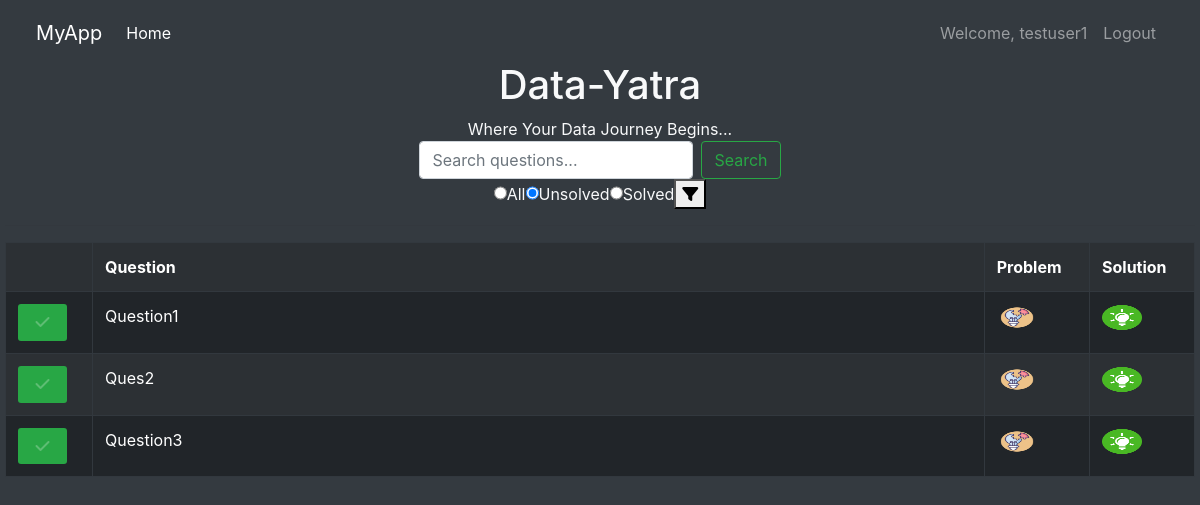
The page / (signed in) on the database as committed earlier.
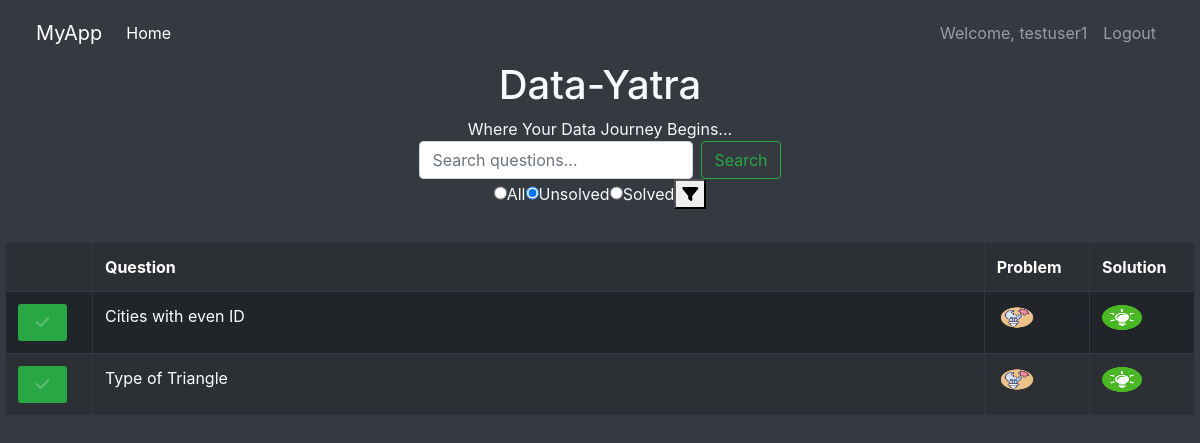
The same page on the database as committed later.
### questionbank/models.py (models this page shows)
class Question(models.Model):
    DIFFICULTY_CHOICES = [
        ('Easy', 'Easy'),
        ('Medium', 'Medium'),
        ('Hard', 'Hard')
    ]
    title = models.CharField(max_length=300, unique=True)
    difficulty = models.CharField(max_length=10, choices=DIFFICULTY_CHOICES)
    category = models.CharField(max_length=100)
    doc_link = models.CharField(max_length=1000)
    sol_link = models.CharField(max_length=1000)
    created_at = models.DateTimeField(auto_now_add=True)
    def __str__(self):
        return self.title

### questionbank/views.py (the view, shortened to what this page needs)
# urls.py: path('', views.index, name = "index"),
def index(request):
    if not request.user.is_authenticated:
        return redirect('login')
    uid = request.user.id
    print("USER:",uid)
    filter_type = request.GET.get('filter', 'unsolved') #default unsolved
    search_query = request.GET.get('search', '').strip()  # Default to empty string
    toggle = request.GET.get('toggle', '').strip()
    print(toggle)
    if filter_type == 'unsolved':
        questions = Question.objects.exclude(
            usersolvedquestion__user = uid
        )
    elif filter_type == 'solved':
        questions = Question.objects.filter(
            usersolvedquestion__user = uid
        )
    else:
        questions = Question.objects.all()
    if search_query:
        questions = questions.filter(title__icontains=search_query)
    solved_questions = Question.objects.filter(
            usersolvedquestion__user = uid
        )
    print("QUESTIONS:", questions)
    print("SOLVED QUES:", solved_questions)
    context = {
               'questions':questions,
               'solved_questions':solved_questions,
               'filter_type':filter_type,
               'search_query': search_query
               }
    return render(request, 'questionbank/index.html', context)

### questionbank/templates/questionbank/index.html (shortened to what this page needs)
{% extends "main.html" %}
{% load static %}
{% block content %}
<link rel="stylesheet" type="text/css" href="{% static 'questionbank/style.css' %}">
<link rel="stylesheet" href="https://cdn.jsdelivr.net/npm/bootstrap@4.0.0/dist/css/bootstrap.min.css">
<link rel="stylesheet" href="https://cdnjs.cloudflare.com/ajax/libs/font-awesome/6.7.2/css/all.min.css" />
<body class="bg-dark text-light">
<div class="container">
<div style="text-align: center;">
    <h1 >Data-Yatra</h1>
    <span>Where Your Data Journey Begins...</span>
</div >
<div class="top-form d-flex justify-content-center align-items-center">
    <form method="get" action="" class="form-inline">
        <input type="text" class="form-control mr-sm-2" id="search-box" name="search" placeholder="Search questions..." value="{{ search_query }}">
        <button class="btn btn-outline-success my-2 my-sm-0" type="submit">Search</button>
    </form>
</div>
<div class="top-form d-flex justify-content-center align-items-center">
    <form method="get" action = "" class="form-inline">
        <label>
            <input class="form-check" type="radio" name = "filter" value="all" {% if filter_type == 'all' %}checked{% endif %}>
            All
        </label>
        <label>
            <input class="form-check" type="radio" name = "filter" value="unsolved" {% if filter_type == 'unsolved' %}checked{% endif %}>
            Unsolved
        </label>
        <label>
            <input class="form-check" type="radio" name = "filter" value="solved" {% if filter_type == 'solved' %}checked{% endif %}>
            Solved
        </label>
        <button type = "submit"><i class="fa-solid fa-filter"></i></button>
    </form>
</div>
</div>
<hr>
<table class="table table-dark table-striped table-bordered table-hover">
    <tr>
        <th class="w-5"></th>
        <th class="w-75">Question</th>
        <th class="w-10">Problem</th>
        <th class="w-10">Solution</th>
    </tr>
{% for question in questions %}
    <tr class="question-row">
    <form method="get" action="" class="form-inline">
        {% if question in solved_questions %}
            <td class="w-5"> <button class="mark-as-undone"><i class="fa-solid fa-check"></i></i></button></td>
        {% else %}
            <td class="w-5"> <button class="mark-as-done"><i class="fa-solid fa-check"></i></i></button></td>
        {% endif %}
    </form>
      <td class="w-75">  {{question.title}}</td>
      <td class="w-10">  <a href = "https://{{question.doc_link}}" target="_blank">
        <img src="{% static "questionbank/images/problem_logo.png" %}" alt="hr" class="link-img">
      </a> </td>
        <td class="w-10"><a href = "https://{{question.sol_link}}" target="_blank">
            <img src="{% static "questionbank/images/solution_logo.png" %}" alt="hr" class="link-img">
        </a></td>
    </tr>
{% endfor %}
</table>
</body>
{% endblock content %}

Rows that differ between the two databases and show on the page:
removed Question: title "Question1"
removed Question: title "Ques2"
removed Question: title "Question3"
added Question: title "Cities with even ID"
added Question: title "Type of Triangle"
